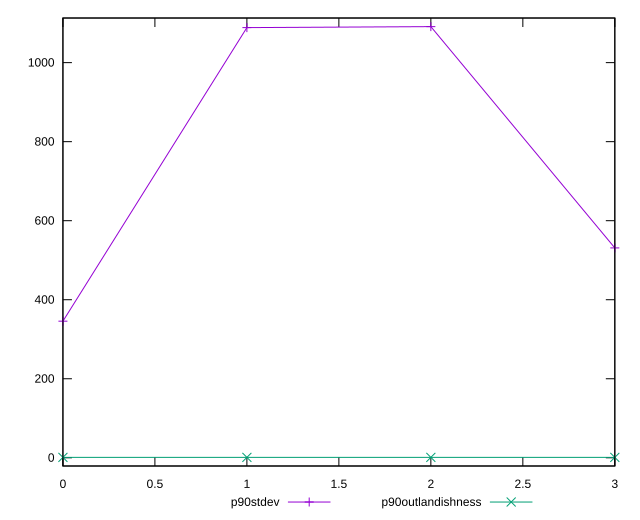

Write the gnuplot code that produced this figure.
reset

$p90Stdev <<EOF
0 345.706385782372
1 1088.6125818760459
2 1091.104030028278
3 531.1161202659545
EOF

$p90Outlandishness <<EOF
0 1.0025767811244657
1 1.0115954255393238
2 1.031207513644652
3 1.0129223065509743
EOF

set key outside below
set xrange [0:3]
set yrange [-20.799452283818606:1112.906059093221]
set trange [-20.799452283818606:1112.906059093221]
set terminal svg size 640, 520 enhanced background rgb 'white'
set output "reports/report_00028_2021-02-24T12-49-42.674Z/mainthread-work-breakdown/progression/stddev.svg"

plot $p90Stdev title "p90stdev" with linespoints, \
     $p90Outlandishness title "p90outlandishness" with linespoints

reset
